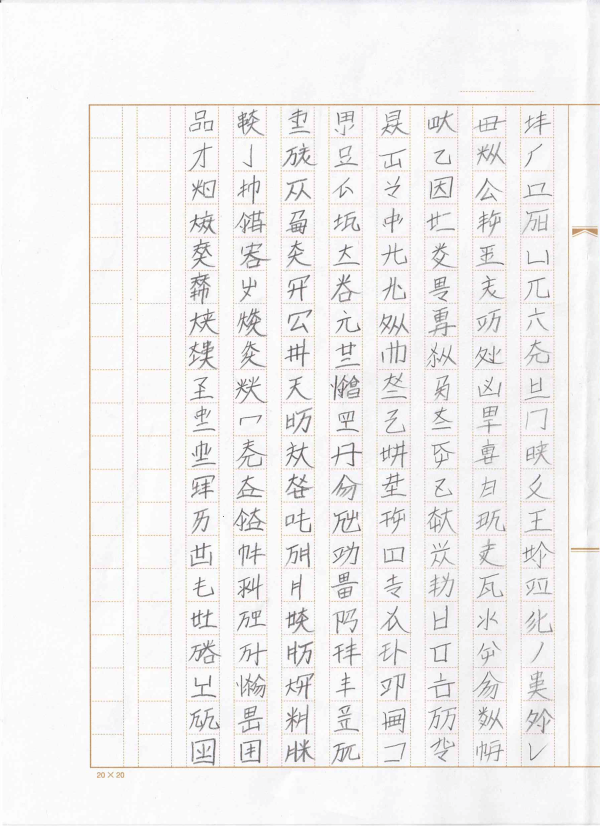
#> input picture 燐字表示13/img2.png, 1200 x 1652 px (shown at 1/2 size)
$ python split.py
#> lines starting #> are read from the running program, lines starting #| are printed output that depends on the picture
from matplotlib.image import imread
import matplotlib.pyplot as plt
import numpy as np
linziList1 = [
    "色", "同", "再", "馬", "撃", "西", "外", "光", "術", "我",
    "季", "閉", "乎", "巫", "行", "南", "軸", "闇", "言", "汝",
    "銭", "開", "於", "将", "来", "北", "衣", "木", "字", "此",
    "名", "春", "遠", "王", "識", "縦", "糸", "草", "筆", "其",
    "労", "秋", "悪", "類", "獣", "横", "日", "火", "書", "彼",
    "助", "混", "真", "為", "鳥", "高", "月", "水", "墨", "何",
    "冠", "倉", "噫", "貝", "魚", "低", "星", "風", "文", "或",
    "満", "官", "雪", "刀", "虫", "始", "天", "石", "論", "全",
    "族", "民", "夏", "声", "龍", "終", "地", "金", "紙", "無",
    "清", "迷", "冬", "家", "機", "生", "山", "膠", "絵", "在",
    "定", "意", "止", "善", "箱", "入", "谷", "花", "手", "互",
    "錘", "連", "激", "友", "男", "一", "川", "種", "足", "己",
    "赤", "祭", "付", "美", "女", "二", "海", "果", "心", "物",
    "菓", "笑", "端", "受", "皇", "三", "陸", "油", "目", "人",
    "硬", "戦", "律", "与", "神", "四", "島", "脂", "口", "如",
    "牌", "壊", "集", "力", "船", "五", "上", "大", "骨", "之",
    "軟", "等", "亦", "須", "兵", "六", "下", "中", "頭", "処",
    "豊", "静", "値", "而", "弓", "七", "左", "小", "腹", "時",
    "貧", "層", "積", "即", "車", "八", "右", "周", "背", "故",
    "倒", "極", "国", "御", "虎", "九", "東", "内", "肉", "位"]

linziList2 = [
    "聚", "属", "店", "輝", "党", "守", "輪", "長",
    "叛", "針", "㕮", "累", "片", "十", "血", "傾",
    "科", "翰", "吁", "岩", "件", "囲", "覆", "圧",
    "吏", "寐", "鎖", "禦", "震", "道", "謝", "鼓",
    "宦", "享", "多", "立", "加", "奮", "豆", "包",
    "僚", "失", "卵", "疲", "別", "素", "父", "机",
    "健", "軍", "球", "座", "青", "新", "琴", "散",
    "兄", "隊", "網", "通", "嗅", "蜜", "白", "席",
    "佰", "思", "救", "哩", "後", "祖", "煙", "深",
    "顫", "橋", "皷", "麗", "歪", "前", "寒", "門",
    "振", "帝", "从", "耒", "近", "使", "古", "認",
    "帽", "氏", "后", "貓", "広", "唯", "耳", "傷",
    "瑪", "閥", "穴", "能", "挽", "従", "抗", "棚",
    "産", "纂", "笛", "柔", "平", "茶", "母", "寝",
    "刺", "穐", "筒", "恒", "百", "正", "軽", "綿",
    "育", "啌", "増", "聯", "欽", "樽", "米", "普",
    "呻", "哇", "笙", "短", "夘", "味", "勿", "少",
    "杯", "浬", "淮", "直", "布", "甘", "猫", "輩",
    "可", "刻", "竹", "棉", "械", "歌", "酒", "黒",
    "蛋", "羅", "竺", "箏", "函", "裁", "学", "反"]

# the matrix calculated by leastsquare.py
t1 = [[7.47500000e+01, 9.58333333e+01, 2.63157895e-02],
 [2.11000000e+02, 0.00000000e+00, 6.61052632e+01]]
t2 = [[ 3.70500000e+02,  9.57142857e+01,  1.05263158e-01],
 [ 2.10750000e+02, -7.14285714e-02,  6.61842105e+01]]


def main():
    #foo1('img1.png',linziList1,t1)
    foo2('img2.png',linziList2,t2)

def foo1(path,list_,t):
    A = imread(path)
    for i in range(len(list_)):
        save1(t,A,int(i/10),i%10,list_[i]) # int is the gryphs for one row

def foo2(path,list_,t):
#> called with path = 'img2.png'
    A = imread(path)
#> A is the input picture: shape (1652, 1200, 4) float32; mean R, G, B, A 0.958, 0.953, 0.952, 1
    for i in range(len(list_)):
        save2(t,A,int(i/8),i%8,list_[i]) # int is the gryphs for one row
#> this loop made 160 passes
#> (I in save2, J in save2) on passes 2 to 4: (466, 210), (561, 210), (657, 210)
#> pass 1, in save2, `B = A[J:J+64,I:I+66]`:
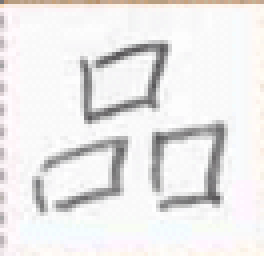
#> B: shape (64, 66, 4) float32 (shown 4 times larger); mean R, G, B, A 0.921, 0.914, 0.913, 1
#> pass 2, in save2 (call 2), `B = A[J:J+64,I:I+66]`:
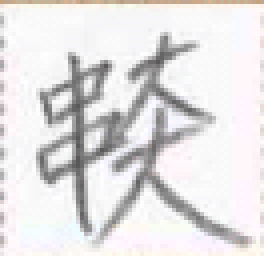
#> B: shape (64, 66, 4) float32 (shown 4 times larger); mean R, G, B, A 0.89, 0.881, 0.883, 1


# ith row, jth column
def save1(t,A,i,j,name):
    if name == "":
        return
    I = int(t[0][0] + t[0][1]*j + t[0][2]*i)
    J = int(t[1][0] + t[1][1]*j + t[1][2]*i)
    B = A[J:J+64,I:I+66] # int is the pixels for one edge
    plt.imsave('../燐字画像22/22.1/'+name + '.png', B)
    print(name)

# ith row, jth column
def save2(t,A,i,j,name):
    if name == "":
        return
    I = int(t[0][0] + t[0][1]*j + t[0][2]*i)
    J = int(t[1][0] + t[1][1]*j + t[1][2]*i)
    B = A[J:J+64,I:I+66] # int is the pixels for one edge
    plt.imsave('../燐字画像22/22.2/'+name + '.png', B)
    print(name)

if __name__ == '__main__':
    main()
